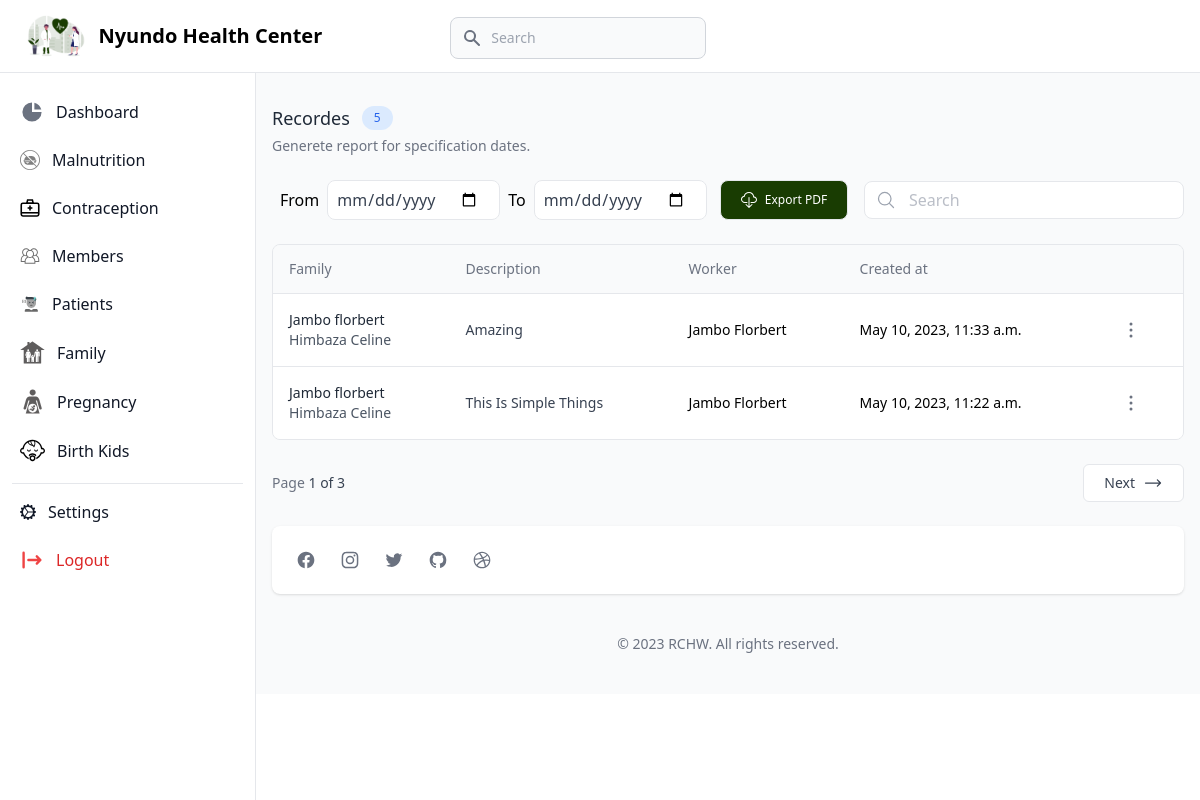
Before: /contraception/ (signed in) with the older database file.
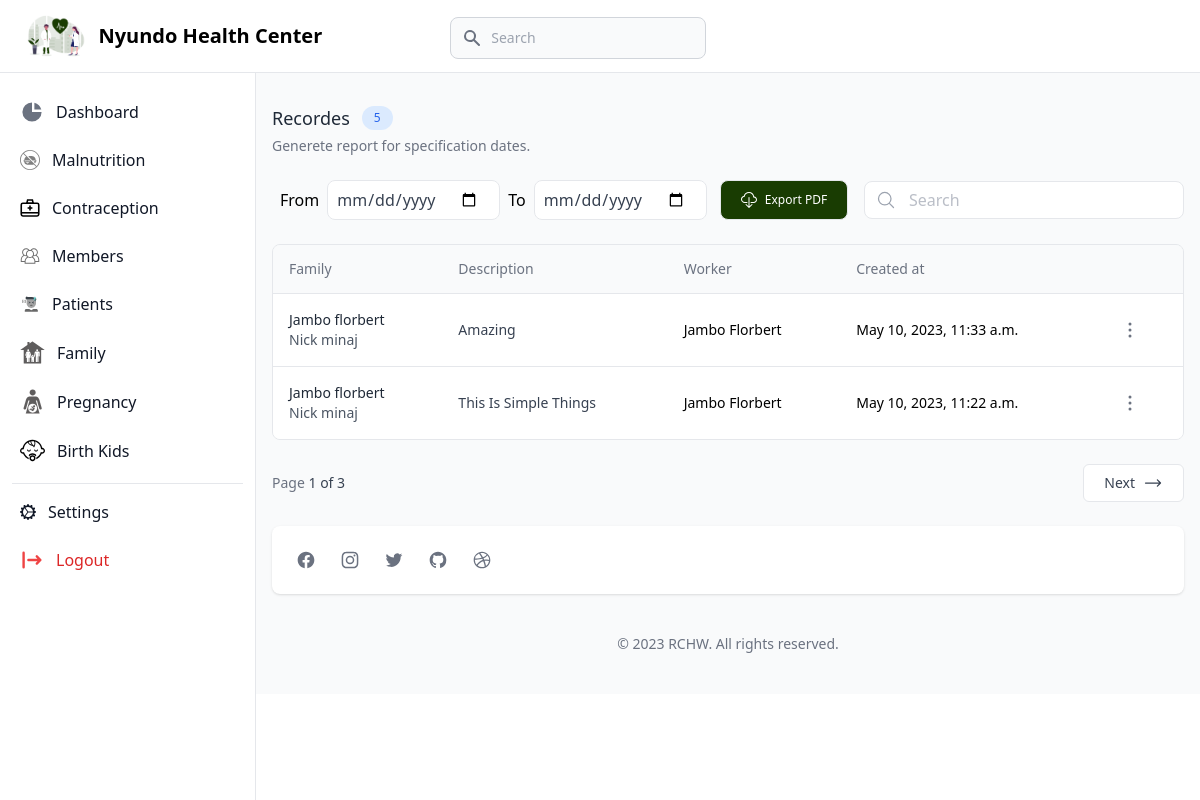
After: the same page with the newer database file.
### home/models.py (models this page shows, shortened)
class Contraception(models.Model):
    id = models.UUIDField(default=uuid.uuid4, primary_key=True, editable=False)
    family=models.ForeignKey(HouseHold,related_name='family_contraception',on_delete=models.CASCADE)
    description=models.TextField()
    worker=models.ForeignKey(User,related_name='umujyanama_contraception',on_delete=models.CASCADE)
    created_on = models.DateTimeField(_("created on"), auto_now_add=True)
    class Meta:
        verbose_name = _("Contraception")
        verbose_name_plural = _("Contraception")
        ordering = ('-created_on',)

class HouseHold(models.Model):
    id = models.UUIDField(default=uuid.uuid4, primary_key=True, editable=False)
    father_full_name=models.CharField(max_length=250)
    father_id_no= models.CharField(_("father_identification_number"),max_length=16)
    mother_full_name=models.CharField(max_length=250)
    mother_id_no= models.CharField(_("mother_identification_number"),max_length=16)
    number_child=models.IntegerField(default=0)
    phone_number=models.CharField(max_length=16)
    worker=models.ForeignKey(User,related_name='umujyanama_family',on_delete=models.CASCADE)
    village=models.ForeignKey(Village,related_name='family_village',on_delete=models.CASCADE)
    created_on = models.DateTimeField(_("created on"), auto_now_add=True)
    class Meta:
        verbose_name = _("House Hold")
        verbose_name_plural = _("House Hold")
        ordering = ('father_full_name',)

### accounts/models.py (models this page shows, shortened)
class User(AbstractBaseUser, PermissionsMixin):
    ADMIN="ADMIN"
    UMUJYANAMA="UMUJYANAMA"
    HC="HC"
    STAFF="STAFF"
    RSSB="RSSB"
    RAMA="RAMA"
    USER_TYPE_CHOICE = (
        (ADMIN,"Super User"),
        (STAFF,"Staff User"),
        (UMUJYANAMA,"Umujyana"),
        (HC,"Health Center"),
    )
    id = models.UUIDField(default=uuid.uuid4, primary_key=True, editable=False)
    email = models.EmailField("email address", max_length=255, unique=True,blank=True,null=True)
    full_name = models.CharField(_("full name"), max_length=100)
    username = models.CharField(_("username"), max_length=100, unique=True)
    phone_number = models.CharField(
        _("phone number"), max_length=255,unique=True
    )
    identification_number= models.CharField(_("identification_number"),max_length=255)
    user_type = models.CharField(
        _("user type"), choices=USER_TYPE_CHOICE, max_length=50, default=UMUJYANAMA
    )
    is_active = models.BooleanField(_("is active"), default=True)
    is_staff = models.BooleanField(_("staff"), default=False)
    is_first_login = models.BooleanField(_("staff"), default=True)
    admin = models.BooleanField(_("admin"), default=False)  # a admin
    created_on = models.DateTimeField(_("created on"), auto_now_add=True)
    objects = UserManager()
    USERNAME_FIELD = _("username")
    REQUIRED_FIELDS = ["email","full_name"]
    def __str__(self):  # __unicode__ on Python 2O
        return self.full_name
    @property
    def clinic_members(self):
        return self.clinic.members.all()

### accounts/decoration.py (the view)
    def wrap(request, *args, **kwargs):
        if request.user.user_type ==User.HC:
            return function(request, *args, **kwargs)
        else:
            raise PermissionDenied

### accounts/decoration.py (called while the page is built)
def is_health_center(function):
    def wrap(request, *args, **kwargs):
        if request.user.user_type ==User.HC:
            return function(request, *args, **kwargs)
        else:
            raise PermissionDenied
    wrap.__doc__ = function.__doc__
    wrap.__name__ = function.__name__
    return wrap

### healthCenter/views.py (called while the page is built, shortened)
@is_health_center
def contraception(request):
    memebrs=request.user.clinic_members
    all_mal=Contraception.objects.filter(worker__in=memebrs)
    paginator=Paginator(all_mal, 2)
    page_number = request.GET.get("page")
    page_obj = paginator.get_page(page_number)
    context={
        "all_mal":page_obj,
        "page_number":page_number,
        "count":paginator.num_pages,
        "c_record":all_mal.count()
    }
    return render(request,'healtfeature/contraception.html',context)

### healthCenter/templates/healtfeature/contraception.html (shortened to what the changed rows need)
{% extends 'base/healthCenter/base.html'%}
{% block main%}
<section class="container px-4 mx-auto mt-10">
    <div class="sm:flex sm:items-center sm:justify-between">
        <div>
            <div class="flex items-center gap-x-3">
                <h2 class="text-lg font-medium text-gray-800 ">Recordes</h2>
            </div>
        </div>
    </div>
    <div class="flex flex-col mt-6">
        <div class="-mx-4 -my-2 overflow-x-auto sm:-mx-6 lg:-mx-8">
            <div class="inline-block min-w-full py-2 align-middle md:px-6 lg:px-8">
                <div class="overflow-hidden border border-gray-200 dark:border-gray-700 md:rounded-lg">
                    <table class="min-w-full divide-y divide-gray-200 dark:divide-gray-700">
                        <thead class="bg-gray-50 dark:bg-gray-800">
                            <tr>
                                <th scope="col" class="py-3.5 px-4 text-sm font-normal text-left rtl:text-right text-gray-500 dark:text-gray-400">
                                    <button class="flex items-center gap-x-3 focus:outline-none">
                                        <span>Family</span>
                                    </button>
                                </th>
                                <th scope="col" class="px-4 py-3.5 text-sm font-normal text-left rtl:text-right text-gray-500 dark:text-gray-400">
                                    Description
                                </th>
                                <th scope="col" class="px-4 py-3.5 text-sm font-normal text-left rtl:text-right text-gray-500 dark:text-gray-400">Worker</th>
                                <th scope="col" class="px-4 py-3.5 text-sm font-normal text-left rtl:text-right text-gray-500 dark:text-gray-400">Created at</th>
                                <th scope="col" class="relative py-3.5 px-4">
                                </th>
                            </tr>
                        </thead>
                        <tbody class="bg-white divide-y divide-gray-200 dark:divide-gray-700 dark:bg-gray-900">
                            {% for contact in all_mal %}
                            <tr>
                                <td class="px-4 py-4 text-sm font-medium whitespace-nowrap">
                                    <div>
                                        <h2 class="font-medium text-gray-800 dark:text-white ">{{contact.family.father_full_name}}</h2>
                                        <p class="text-sm font-normal text-gray-600 dark:text-gray-400">{{contact.family.mother_full_name}}</p>
                                    </div>
                                </td>
                                <td class="px-4 py-4 text-sm whitespace-nowrap">
                                    <div>
                                        <h4 class="text-gray-700 dark:text-gray-200">{{contact.description|slice:50|title}}</h4>
                                    </div>
                                </td>
                                <td class="px-4 py-4 text-sm whitespace-nowrap">
                                    <div class="flex items-center">
                                       {{contact.worker}}
                                    </div>
                                </td>
                                <td class="px-4 py-4 text-sm whitespace-nowrap">
                                    {{contact.created_on}}
                                </td>
                                <td class="px-4 py-4 text-sm whitespace-nowrap">
                                    <button class="px-1 py-1 text-gray-500 transition-colors duration-200 rounded-lg dark:text-gray-300 hover:bg-gray-100">
                                    </button>
                                </td>
                            </tr>
                            {% endfor %}
                        </tbody>
                    </table>
                </div>
            </div>
        </div>
    </div>
</section>
{% endblock%}

Changed rows visible on the page:
changed through a linked row, Contraception "Amazing": family.mother_full_name "Himbaza Celine" → "Nick minaj"
changed through a linked row, Contraception "This Is Simple Things": family.mother_full_name "Himbaza Celine" → "Nick minaj"
